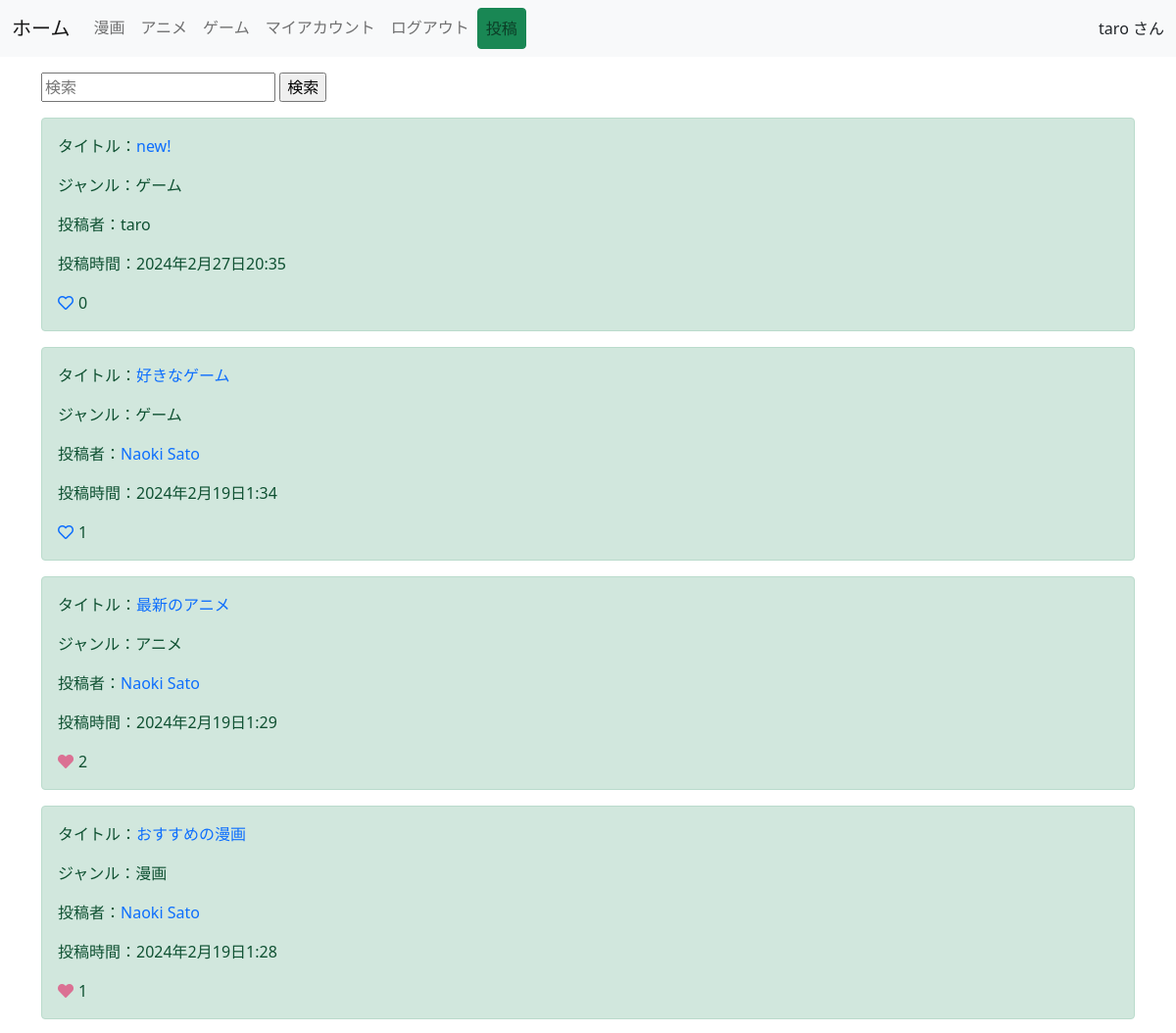
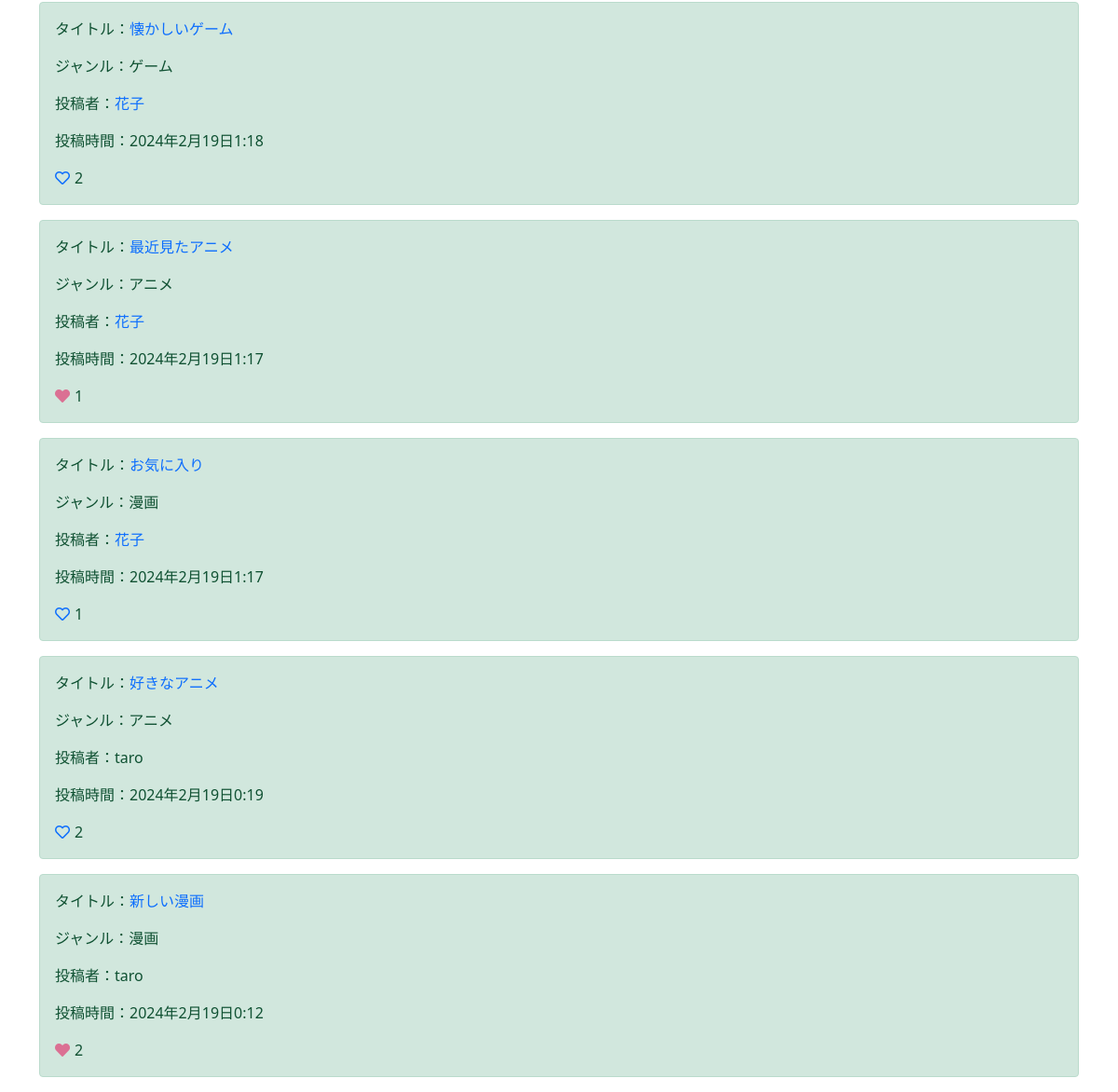
The app's page /home/ (signed in) with its own data (2 pictures, top to bottom).
### app/models.py (models this page shows, shortened)
class Users(AbstractBaseUser, PermissionsMixin):
    username = models.CharField(max_length=150)
    email = models.EmailField(max_length=255, unique=True)
    is_active = models.BooleanField(default=True)
    is_staff = models.BooleanField(default=False)
    USERNAME_FIELD = 'email'
    REQUIRED_FIELDS = ['username']
    objects = UserManager()

class Post(models.Model):
    GENRE_CHOICES = (
        ('漫画', '漫画'),
        ('アニメ', 'アニメ'),
        ('ゲーム', 'ゲーム'),
    )
    title = models.CharField(max_length=100)
    content = models.TextField()
    user = models.ForeignKey(settings.AUTH_USER_MODEL, on_delete=models.CASCADE)
    created_at = models.DateTimeField(auto_now_add=True)
    like = models.ManyToManyField(settings.AUTH_USER_MODEL, related_name='related_post', blank=True)
    genre = models.CharField(max_length=10, choices=GENRE_CHOICES)
    class Meta:
       ordering = ["-created_at"]

### app/views.py (the view)
# urls.py: path('home/', HomeView.as_view(), name='home'),
class HomeView(LoginRequiredMixin, ListView):
    model = Post
    template_name = 'home.html'
    def get_queryset(self):
        return Post.objects.all()

### templates/home.html (shortened to what this page needs)
{% extends 'base.html' %}
{% load static %}
{% block content %}
<div class="container mt-3">
    <form method="get" action="{% url 'app:search-results' %}">
        <input type="text" name="q" placeholder="検索">
        <input type="submit" value="検索">
    </form>
    <div class="mt-3">
        {% for post in object_list %}
            <div class="alert alert-success" role="alert">
                <p>タイトル：<a href="{% url 'app:detail' post.pk %}" class="post-title-link" style="text-decoration: none;">{{ post.title }}</a></p>
                <p>ジャンル：{{ post.genre }}</p>
                {% if post.user != request.user %}
                    <p>投稿者：<a href="{% url 'app:user-account' post.user.username %}" class="post-title-link" style="text-decoration: none;">{{ post.user.username }}</a></p>
                {% else %}
                    <p>投稿者：{{ post.user.username }}</p>
                {% endif %}
                <p>投稿時間：{{ post.created_at }}</p>
                <div class="like-btn-container">
                    {% if post.pk %}
                        {% if request.user in post.like.all %}
                            <a href="{% url 'app:like-home' post.pk %}" class="like-btn add-color" tabindex="-1" role="button" aria-disabled="true"><i class="fas fa-heart"></i></a>{{ post.like.count }}
                        {% else %}
                            <a href="{% url 'app:like-home' post.pk %}" class="like-btn" tabindex="-1" role="button" aria-disabled="true"><i class="far fa-heart"></i></a>{{ post.like.count }}
                        {% endif %}
                    {% endif %}
                </div>
            </div>
        {% endfor %}
    </div>
</div>
<link rel="stylesheet" type="text/css" href="{% static 'style.css' %}">
{% endblock content %}

### templates/base.html (shortened to what this page needs)
{% load static %}
<!doctype html>
<html lang="ja">
  <head>
    <link href="https://cdn.jsdelivr.net/npm/bootstrap@5.0.0-beta3/dist/css/bootstrap.min.css" rel="stylesheet">
    <link rel="stylesheet" href="https://use.fontawesome.com/releases/v5.15.1/css/all.css">
    <link rel="stylesheet" type="text/css" href="{% static 'style.css' %}">
  </head>
  <body>
    <nav class="navbar navbar-expand-lg navbar-light bg-light mb-3">
        <div class="container-fluid">
          {% if user.is_authenticated %}
          <a class="navbar-brand" href="{% url 'app:home' %}">ホーム</a>
          {% endif %}
          <div class="collapse navbar-collapse" id="navbarNavAltMarkup">
            <div class="navbar-nav">
              {% if user.is_authenticated %}
                <a class="nav-link" href="{% url 'app:genre-list' genre='漫画' %}">漫画</a>
                <a class="nav-link" href="{% url 'app:genre-list' genre='アニメ'  %}">アニメ</a>
                <a class="nav-link" href="{% url 'app:genre-list' genre='ゲーム' %}">ゲーム</a>
                <a class="nav-link" href="{% url 'app:account' %}">マイアカウント</a>
                <a class="nav-link" href="{% url 'app:user_logout' %}">ログアウト</a>
                <a class="nav-link btn btn-success" href="{% url 'app:create' %}" role="button">投稿</a>
              {% else %}
                <a class="nav-link" href="{% url 'app:user_login' %}">ログイン</a>
                <a class="nav-link" href="{% url 'app:regist' %}">ユーザー登録</a>
              {% endif %}
            </div>
          </div>
          <div>
            {% if user.is_authenticated %}
              {{ user.username }} さん
            {% endif %}
          </div>
        </div>
      </nav>
      {% block content %}
      {% endblock content %}
  </body>
</html>

### static/style.css (style rules this page uses)
.post-title-link { text-decoration: none; }
.like-btn-container { display: flex; flex-wrap: wrap; }
.like-btn { display: inline-block; margin-right: 5px; }
.add-color { color: palevioletred; }

### records on screen
Users: username "taro"
Post: title "new!", genre "ゲーム", user.username "taro", created_at "2024年2月27日20:35", like.count "0"
Post: title "好きなゲーム", genre "ゲーム", user.username "Naoki Sato", created_at "2024年2月19日1:34", like.count "1"
Post: title "最新のアニメ", genre "アニメ", user.username "Naoki Sato", created_at "2024年2月19日1:29", like.count "2"
Post: title "おすすめの漫画", genre "漫画", user.username "Naoki Sato", created_at "2024年2月19日1:28", like.count "1"
Post: title "懐かしいゲーム", genre "ゲーム", user.username "花子", created_at "2024年2月19日1:18", like.count "2"
Post: title "最近見たアニメ", genre "アニメ", user.username "花子", created_at "2024年2月19日1:17", like.count "1"
Post: title "お気に入り", genre "漫画", user.username "花子", created_at "2024年2月19日1:17", like.count "1"
Post: title "好きなアニメ", genre "アニメ", user.username "taro", created_at "2024年2月19日0:19", like.count "2"
Post: title "新しい漫画", genre "漫画", user.username "taro", created_at "2024年2月19日0:12", like.count "2"
